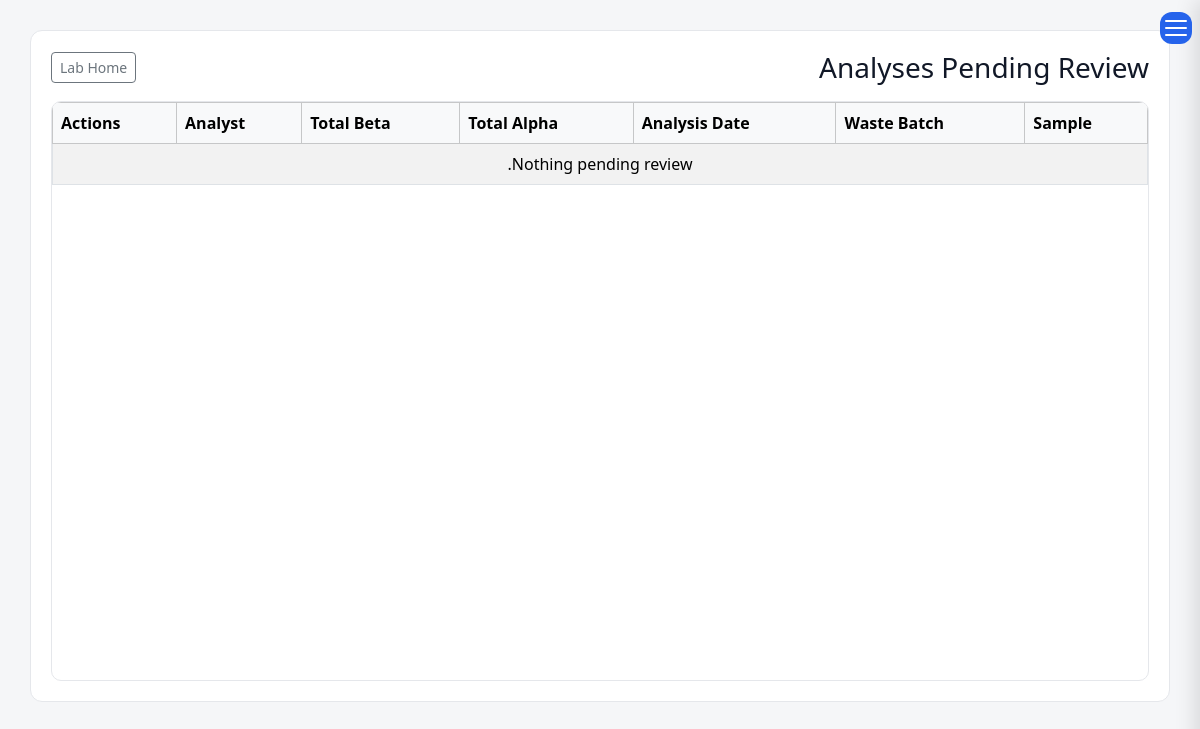
Before: /laboratory/analysis/review/ (signed in) with the older database file.
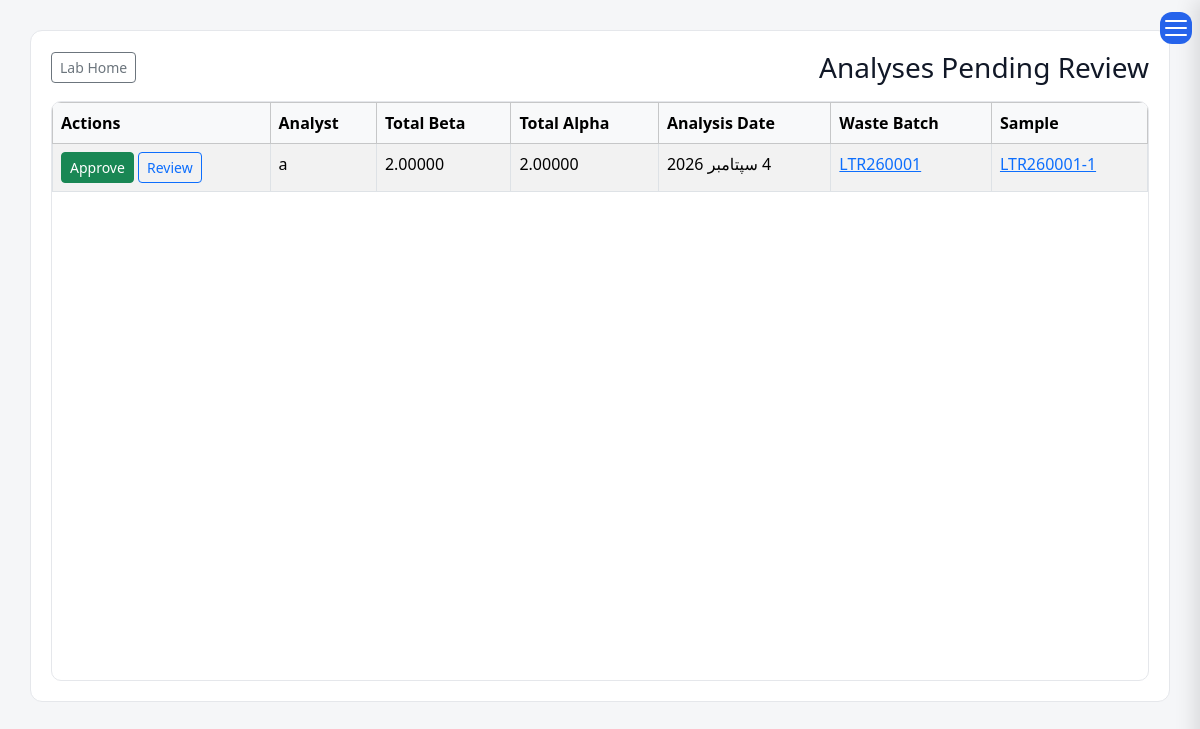
After: the same page with the newer database file.
### laboratory/models.py (models this page shows, shortened)
class Analysis(models.Model):
    sample = models.OneToOneField(
        Sample, verbose_name=_("Sample"), on_delete=models.CASCADE, related_name="analysis"
    )
    counting_run = models.ForeignKey(
        AlphaBetaCountingRun, verbose_name=_("Counting Run"),
        on_delete=models.SET_NULL, null=True, blank=True, related_name="analyses",
    )
    detector_type = models.CharField(_("Detector Type"), max_length=30, choices=CounterType.choices)
    analysis_date = models.DateField(_("Analysis Date"))
    counting_duration_seconds = models.PositiveIntegerField(
        _("Counting Duration (seconds)"), null=True, blank=True,
    )
    total_alpha = models.DecimalField(_("Total Alpha (Bq)"), max_digits=20, decimal_places=5, blank=True, null=True)
    total_beta = models.DecimalField(_("Total Beta (Bq)"), max_digits=20, decimal_places=5, blank=True, null=True)
    alpha_uncertainty = models.DecimalField(_("Alpha uncertainty ±2s"), max_digits=20, decimal_places=5, null=True, blank=True)
    beta_uncertainty = models.DecimalField(_("Beta uncertainty ±2s"), max_digits=20, decimal_places=5, null=True, blank=True)
    alpha_mda = models.DecimalField(_("MDA Alpha"), max_digits=20, decimal_places=5, null=True, blank=True)
    beta_mda = models.DecimalField(_("MDA Beta"), max_digits=20, decimal_places=5, null=True, blank=True)
    analyst = models.ForeignKey(settings.AUTH_USER_MODEL, verbose_name=_("Analyst"), on_delete=models.SET_NULL, null=True)
    approved = models.BooleanField(_("Approved"), default=False)
    is_latest = models.BooleanField(_("Is Latest"), default=True)
    reviewed_by = models.ForeignKey(
        settings.AUTH_USER_MODEL, verbose_name=_("Reviewed By"),
        on_delete=models.SET_NULL, null=True, blank=True, related_name="reviewed_analyses",
    )
    review_date = models.DateField(_("Review Date"), blank=True, null=True)
    analysis_notes = models.TextField(_("Analysis Notes"), blank=True, null=True)
    created_at = models.DateTimeField(_("Created At"), auto_now_add=True)
    class Meta:
        ordering = ["-analysis_date", "-created_at"]
        verbose_name = _("Analysis")
        verbose_name_plural = _("Analyses")

class Sample(models.Model):
    sample_id = models.CharField(_("Sample ID"), max_length=50, unique=True)
    batch = models.ForeignKey(
        WasteBatch, verbose_name=_("Waste Batch"), on_delete=models.PROTECT,
        related_name="samples", null=True, blank=True,
    )
    applicant_name = models.CharField(
        _("Applicant name"), max_length=255, blank=True, null=True,
        help_text=_("Name of the applicant company or unit."),
    )
    sample_type = models.CharField(_("Sample type"), max_length=50, blank=True, null=True)
    description = models.CharField(
        _("Description"), max_length=255, blank=True, null=True,
        help_text=_("For standalone samples not linked to a waste batch."),
    )
    sample_stage = models.CharField(_("Sample Stage"), max_length=20, choices=SampleStage.choices)
    analysis_type = models.CharField(
        _("Analysis type"), max_length=30, choices=CounterType.choices, blank=True, default="",
        help_text=_("Which detector this sample will be counted on — decides which report it gets."),
    )
    sampling_date = models.DateTimeField(_("Sampling Date"))
    sampling_location = models.CharField(_("Sampling location"), max_length=50, blank=True, null=True)
    sample_mass_kg = models.DecimalField(
        _("Sample Mass (kg)"), max_digits=10, decimal_places=5, blank=True, null=True
    )
    sample_volume_ml = models.DecimalField(
        _("Sample Volume (ml)"), max_digits=12, decimal_places=3, null=True, blank=True
    )
    urgent = models.BooleanField(_("Urgent"), default=False)
    status = models.CharField(
        _("Status"), max_length=20, choices=SampleStatus.choices, default=SampleStatus.COLLECTED
    )
    collected_by = models.ForeignKey(
        settings.AUTH_USER_MODEL, verbose_name=_("Collected By"),
        on_delete=models.SET_NULL, null=True, related_name="samples_collected",
    )
    remarks = models.TextField(_("Remarks"), blank=True, null=True)
    sample_code_barcode = models.CharField(
        _("Barcode"), max_length=100, unique=True, blank=True, null=True
    )
    sent_to_lab_date = models.DateField(_("Sent To Lab Date"), blank=True, null=True)
    lab_received_date = models.DateField(_("Lab Received Date"), blank=True, null=True)
    lab_comments = models.TextField(_("Lab Comments"), blank=True, null=True)
    created_at = models.DateTimeField(_("Created At"), auto_now_add=True)
    rejected_by = models.ForeignKey(
        settings.AUTH_USER_MODEL, verbose_name=_("Rejected By"), on_delete=models.SET_NULL,
        null=True, blank=True, related_name="samples_rejected",
    )
    rejected_at = models.DateTimeField(_("Rejected At"), null=True, blank=True)
    rejection_reason = models.TextField(_("Rejection Reason"), blank=True, default="")
    rejection_seen = models.BooleanField(default=True)
    class Meta:
        ordering = ["-urgent", "sampling_date"]
        verbose_name = _("Sample")
        verbose_name_plural = _("Samples")

### waste/models.py (models this page shows, shortened)
class WasteBatch(models.Model):
    waste_id = models.CharField(_("Waste ID"), max_length=100, unique=True)
    waste_type = models.CharField(_("Waste Type"), max_length=10, choices=WasteType.choices)
    waste_class = models.CharField(_("Waste Class"), max_length=10, choices=WasteClass.choices, blank=True, null=True)
    waste_state = models.CharField(
        _("Waste State"), max_length=20, choices=WasteState.choices, default=WasteState.UNPROCESSED
    )
    facility = models.ForeignKey(
        FacilityModel,
        verbose_name=_("Current Facility"),
        on_delete=models.PROTECT,
        related_name="waste_batches",
    )
    origin_facility = models.ForeignKey(
        FacilityModel,
        verbose_name=_("Origin Facility"),
        on_delete=models.SET_NULL,
        null=True,
        blank=True,
        related_name="originated_waste_batches",
    )
    origin_of_waste = models.CharField(_("Origin of Waste"), max_length=20, choices=OriginOfWaste.choices)
    date_received = models.DateField(_("Date Received"), null=True, blank=True)
    description = models.TextField(_("Description"), blank=True, null=True)
    waste_arising_from = models.CharField(_("Waste Arising From"), max_length=100, blank=True, null=True)
    material = models.CharField(_("Material"), max_length=100, blank=True, null=True)
    container_type = models.CharField(_("Container Type"), max_length=100, blank=True, null=True)
    waste_appearance = models.CharField(
        _("Waste Appearance"), max_length=255, blank=True, null=True,
        help_text=_("Physical appearance: colour, clarity, texture, visible solids…"),
    )
    mass_kg = models.DecimalField(
        _("Mass (kg)"), max_digits=12, decimal_places=3, blank=True, null=True,
        help_text=_("Total mass of the batch as held (including packaging, if any)."),
    )
    volume_m3 = models.DecimalField(_("Volume (m³)"), max_digits=12, decimal_places=3, blank=True, null=True)
    dose_rate_surface_uSv = models.DecimalField(
        _("Surface Dose Rate (µSv/h)"), max_digits=12, decimal_places=3, blank=True, null=True
    )
    dose_rate_1m_uSv = models.DecimalField(
        _("Dose Rate @ 1m (µSv/h)"), max_digits=12, decimal_places=3, blank=True, null=True
    )
    dose_rate_date = models.DateField(_("Dose Measurement Date"), null=True, blank=True)
    alpha_contamination_bq_cm2 = models.DecimalField(
        _("Alpha Contamination (Bq/cm²)"), max_digits=12, decimal_places=5, blank=True, null=True
    )
    beta_gamma_contamination_bq_cm2 = models.DecimalField(
        _("Beta/Gamma Contamination (Bq/cm²)"), max_digits=20, decimal_places=5, blank=True, null=True
    )
    ph = models.DecimalField(_("pH"), max_digits=5, decimal_places=2, blank=True, null=True)
    density = models.DecimalField(_("Density"), max_digits=10, decimal_places=4, blank=True, null=True)
    total_solids = models.DecimalField(_("Total Solids"), max_digits=10, decimal_places=4, blank=True, null=True)
    suspended_solids = models.DecimalField(
        _("Suspended Solids"), max_digits=10, decimal_places=4, blank=True, null=True
    )
    soluble_solids = models.DecimalField(_("Soluble Solids"), max_digits=10, decimal_places=4, blank=True, null=True)
    possible_pretreatment = models.CharField(
        _("Possible Pre-Treatment"), max_length=30, choices=PreTreatmentOption.choices, blank=True, null=True
    )
    possible_treatment = models.CharField(
        _("Possible Treatment"), max_length=30, choices=TreatmentOption.choices, blank=True, null=True
    )
    pretreatment = models.CharField(
        _("Pre-Treatment Applied"), max_length=30, choices=PreTreatmentOption.choices, blank=True, null=True
    )
    treatment = models.CharField(
        _("Treatment Applied"), max_length=30, choices=TreatmentOption.choices, blank=True, null=True
    )
    package_type = models.CharField(_("Package Type"), max_length=100, blank=True, null=True)
    waste_matrix = models.CharField(_("Waste Matrix"), max_length=100, blank=True, null=True)
    waste_to_matrix_ratio = models.DecimalField(
        _("Waste to Matrix Ratio"), max_digits=10, decimal_places=4, blank=True, null=True
    )
    waste_mass_kg = models.DecimalField(
        _("Waste Mass (kg)"), max_digits=12, decimal_places=3, blank=True, null=True,
        help_text=_("Mass of the waste itself, without matrix/package."),
    )
    package_mass_kg = models.DecimalField(
        _("Package Mass (kg)"), max_digits=12, decimal_places=3, blank=True, null=True
    )
    package_volume_m3 = models.DecimalField(
        _("Package Volume (m³)"), max_digits=12, decimal_places=3, blank=True, null=True
    )
    location = models.CharField(_("Storage Location"), max_length=100, blank=True, null=True)
    status = models.CharField(
        _("Status"), max_length=20, choices=BatchStatus.choices, default=BatchStatus.STORED
    )
    status_date = models.DateField(_("Status Date"), null=True, blank=True)
    attachment = models.FileField(
        _("Attachment"),
        upload_to="waste/attachments/",
        validators=[validate_attachment],
        blank=True,
        null=True,
    )
    created_by = models.ForeignKey(
        settings.AUTH_USER_MODEL,
        verbose_name=_("Created By"),
        on_delete=models.SET_NULL,
        null=True,
        related_name="created_batches",
    )
    created_at = models.DateTimeField(_("Created At"), auto_now_add=True)
    updated_at = models.DateTimeField(_("Updated At"), auto_now=True)
    history = HistoricalRecords()
    class Meta:
        ordering = ("-created_at", "waste_id")
        verbose_name = _("Waste Batch")
        verbose_name_plural = _("Waste Batches")
        indexes = [
            models.Index(fields=["status"]),
            models.Index(fields=["facility", "status"]),
            models.Index(fields=["waste_type", "waste_state"]),
        ]

### laboratory/views.py (the view)
# urls.py: path("analysis/review/", views.analysis_review_queue, name="analysis_review_queue"),
def analysis_review_queue(request):
    queryset = (
        Analysis.objects
        .filter(approved=False)
        .select_related("sample", "sample__batch", "analyst")
        .order_by("-analysis_date")
    )
    paginator = Paginator(queryset, 25)
    page_obj = paginator.get_page(request.GET.get("page"))
    return render(request, "laboratory/analysis_review_queue.html", {"page_obj": page_obj})

### templates/laboratory/analysis_review_queue.html (shortened to what this page needs)
{% extends "base.html" %}
{% load i18n %}
{% block content %}
<div class="content">
<div class="d-flex justify-content-between align-items-center mb-3">
    <h3 class="mb-0">{% trans "Analyses Pending Review" %}</h3>
    <a href="{% url 'lab_home' %}" class="btn btn-outline-secondary btn-sm">{% trans "Lab Home" %}</a>
</div>
<div class="table-scroll">
<table class="table table-bordered table-striped">
<thead class="table-light">
<tr>
    <th>{% trans "Sample" %}</th>
    <th>{% trans "Waste Batch" %}</th>
    <th>{% trans "Analysis Date" %}</th>
    <th>{% trans "Total Alpha" %}</th>
    <th>{% trans "Total Beta" %}</th>
    <th>{% trans "Analyst" %}</th>
    <th>{% trans "Actions" %}</th>
</tr>
</thead>
<tbody>
{% for a in page_obj %}
<tr>
    <td><a href="{% url 'sample_detail' a.sample.pk %}">{{ a.sample.sample_id }}</a></td>
    <td>
        {% if a.sample.batch %}
            <a href="{% url 'waste_detail' a.sample.batch.pk %}">{{ a.sample.batch.waste_id }}</a>
        {% else %}
            <span class="text-muted">{% trans "Standalone" %}</span>
        {% endif %}
    </td>
    <td>{{ a.analysis_date }}</td>
    <td>{{ a.total_alpha|default:"-" }}</td>
    <td>{{ a.total_beta|default:"-" }}</td>
    <td>{{ a.analyst|default:"-" }}</td>
    <td>
        <a href="{% url 'sample_detail' a.sample.pk %}" class="btn btn-sm btn-outline-primary">{% trans "Review" %}</a>
        {% if a.approvals.all %}
            <a href="{% url 'lab_report_sign' 'gamma' a.pk %}" class="btn btn-sm btn-primary">✍ {% trans "Sign" %}</a>
        {% elif a.counting_run %}
            <a href="{% url 'counting_run_detail' a.counting_run.pk %}" class="btn btn-sm btn-outline-secondary">{% trans "Counting Run" %}</a>
        {% else %}
            <form method="post" action="{% url 'analysis_approve' a.pk %}" class="d-inline">
                <button type="submit" class="btn btn-sm btn-success">{% trans "Approve" %}</button>
            </form>
        {% endif %}
    </td>
</tr>
{% empty %}
<tr><td colspan="7" class="text-center">{% trans "Nothing pending review." %}</td></tr>
{% endfor %}
</tbody>
</table>
</div>
</div>
{% endblock %}

Changed rows visible on the page:
added Analysis: sample.sample_id "LTR260001-1", sample.batch.waste_id "LTR260001", analysis_date "4 سپتامبر 2026", total_alpha "2.00000", total_beta "2.00000", analyst "a"
Other visible differences:
text no longer shown: "Nothing pending review."
